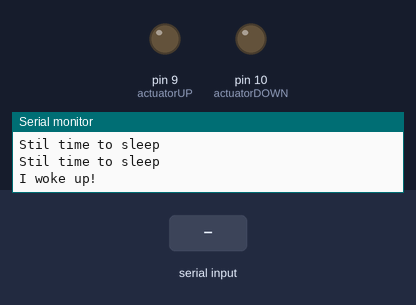
The sketch below on a simulated Arduino Uno, built with avr-gcc and run on an emulated ATmega328P. Shown: output pins drawn as LEDs (lit = HIGH), the last lines printed to the serial monitor. Inputs (shaded band) come from the test bench.

Above: at 10.3 s.
10.4 s: "up" received over the second serial link
At 12.9 s:
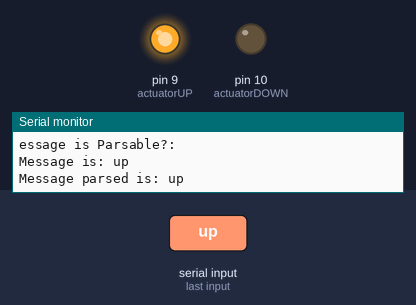
13.2 s: "down" received over the second serial link
At 15.6 s:
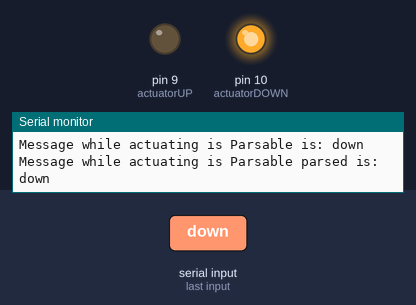
16.0 s: "stop" received over the second serial link
At 18.5 s:
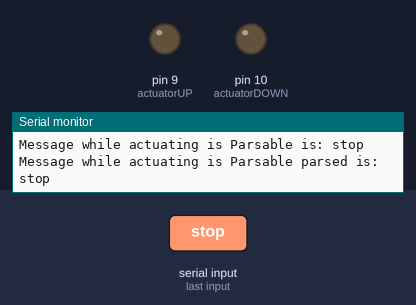
18.8 s: "1" received over the second serial link
21.5 s: "up" received over the second serial link
At 24.0 s:
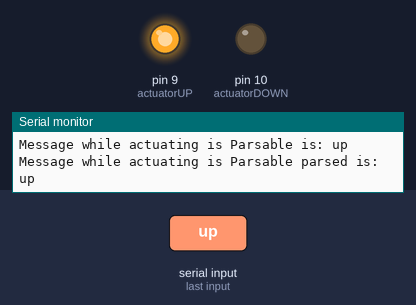
Timing chart, 0 to 51.3 s (numbered marks = the images above; inputs shaded):
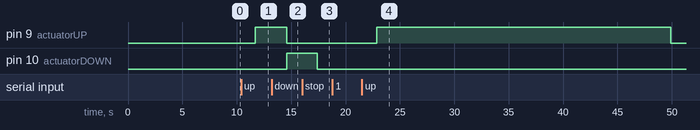

Measured:
- after the input at 10.4 s, pin 9 (actuatorUP): LOW → HIGH after 1.3 s
- after the input at 13.2 s, pin 9 (actuatorUP): HIGH → LOW after 1.4 s; pin 10 (actuatorDOWN): LOW → HIGH after 1.4 s
- after the input at 16.0 s, pin 10 (actuatorDOWN): HIGH → LOW after 1.4 s
- after the input at 21.5 s, pin 9 (actuatorUP): LOW → HIGH after 1.4 s, → LOW 27.0 s later

The sketch:

PersianCloser.ino
```cpp
#include <LowPower.h> //low power library
#include "DHT.h" //temperature sensor library
#include <SoftwareSerial.h> //serial communication for bluetooth

#define ble_vcc 8     //bluetooth +
#define ble_gnd 7     //bluetooth -
#define ble_TX 5      //bluetooth TX
#define ble_RX 6      //bluetooth RX
#define ble_status 4  // bluetooth status
#define actuatorUP 9
#define actuatorDOWN 10
#define test true
#define persian_duration 27000

SoftwareSerial ble(6, 5);

struct sleepStateMachine
{

  private:
    short numberOfSleep = 0;

  public:
    int getNumberOfSleep() {
      return numberOfSleep;
    }

    void increaseNumberOfsleep() {
      numberOfSleep++;
    };

    void resetNumberOfSleep() {
      numberOfSleep = 0;
    };

    void sleep()
    {
      LowPower.powerDown(SLEEP_2S, ADC_OFF, BOD_OFF);
    };
};


void setUpBLE()
{

  pinMode(ble_vcc, OUTPUT);
  pinMode(ble_gnd, OUTPUT);
  digitalWrite(ble_vcc, HIGH);
  digitalWrite(ble_gnd, LOW);
  pinMode(ble_status, INPUT);
  ble.begin(9600);

}

void dismissBLE()
{

  digitalWrite(ble_vcc, LOW);
  digitalWrite(ble_gnd, LOW);
  pinMode(ble_vcc, INPUT);
  pinMode(ble_gnd, INPUT);
  pinMode(ble_status, INPUT);
  ble.end();

}

String readFromBLE()
{
  String response = ble.readString();
  response.trim();

  return response;
}

struct MessageParser
{
  private:

  String message;
  String parsedMessage;
  bool parsable = false;

  public:

  String getMessage()
  {
    return message;
    };

  void setMessage(String m)
  {
    message = m;
    parseMessage();
    };

  boolean isParsable() {return parsable;}

  String getParsedMessage(){return parsedMessage;}

  String parseMessage()
  {

    if(message == "")
    {
      parsedMessage = "Error";
      }
    else
    {
      if(message == "up")
      {
        parsedMessage = "up";
        parsable = "true";
        }
        else if(message == "down")
        {
          parsedMessage = "down";
          parsable = "true";
          }
          else if(message == "stop")
          {
            parsedMessage = "stop";
            parsable = "true";
            }
            else
            {
              parsedMessage = "Error";
              parsable = "false";
              }
      }

      return parsedMessage;
    }

  void cleanParsedMessage()
  {
    message = "";
    parsedMessage = "";
    parsable = false;
    }

  };


///////////////// Actuators


void activateActuator(int actuator)
{
  digitalWrite(actuator, HIGH);
}

void deActivateActuator(int actuator)
{
  digitalWrite(actuator, LOW);
}


struct Actuators
{
  boolean actuatorsActive = false;
  String actuatorsState = "stop";

  void setActuator(String newState)
  {
    if(newState == "stop")
    {
      dismissActuators();
      actuatorsState = "stop";
      }
      else if (newState == "up" && actuatorsState != "up")
      {
        setUpActuators();
        activateActuator(actuatorUP);
        actuatorsState = "up";
        }
        else if (newState == "down" && actuatorsState != "down")
        {
          setUpActuators();
          activateActuator(actuatorDOWN);
          actuatorsState = "down";
          }
    }

  void setUpActuators()
  {

    pinMode(actuatorUP, OUTPUT);
    pinMode(actuatorDOWN, OUTPUT);
    digitalWrite(actuatorUP, LOW);
    digitalWrite(actuatorDOWN, LOW);

  }

  void dismissActuators()
  {

    digitalWrite(actuatorUP, LOW);
    digitalWrite(actuatorDOWN, LOW);
    pinMode(actuatorUP, INPUT);
    pinMode(actuatorDOWN, INPUT);
    actuatorsState = "stop";
  }
};

////////////////////Structs instances

struct sleepStateMachine sleepSM;
struct MessageParser messageParser;
struct Actuators persianActuator;

////////////////////SET UP

void setup() {

  if (test) {
    Serial.begin(9600); //uncomment to compare with serial monitor
  }

}

////////////////////LOOP

void loop()
{
  if (sleepSM.getNumberOfSleep() != 4)
  {

    //////////////// TEST
    ////// Writing information to serial port for tests purpose

    if (test)
    {
      Serial.println("Stil time to sleep");
      delay(300);
    }

    //////////////// PRODUCTION

    sleepSM.increaseNumberOfsleep();
    sleepSM.sleep();
  }
  else
  {
    /////////////// TEST
    ////// Writing information to serial port for tests purpose
    if (test)
    {
      Serial.println("I woke up!");
      delay(300);
    }

    ///////////// PRODUCTION

    setUpBLE();
    unsigned long timeBLEUp = millis();

    while ((millis() - timeBLEUp) < 3000)
    {
      if (ble.available() > 0) {

        delay(200); // Let message to fully arrive to ble

        messageParser.setMessage(readFromBLE());

        if (test)
        {
          Serial.println("Message is Parsable?: " + messageParser.isParsable());
          Serial.println("Message is: " + messageParser.getMessage());
          Serial.println("Message parsed is: " + messageParser.getParsedMessage());
          delay(100);
        }

        if(messageParser.isParsable())
        {
          ble.write("Ok");
          String newStateActuator = messageParser.getParsedMessage();
          persianActuator.setActuator(newStateActuator);
          messageParser.cleanParsedMessage();

          unsigned long timeActuatorUp = millis();

          while(( millis() - timeActuatorUp ) < persian_duration){

            if (ble.available() > 0) {
                delay(200); // Let message to fully arrive to ble
                messageParser.setMessage(readFromBLE());
                if(messageParser.isParsable())
                {
                  ble.write("Ok");

                  String newStateActuator = messageParser.getParsedMessage();

                  if (test)
                  {
                    Serial.println("Message while actuating is Parsable?: " + (String)messageParser.isParsable());
                    Serial.println("Message while actuating is Parsable is: " + messageParser.getMessage());
                    Serial.println("Message while actuating is Parsable parsed is: " + messageParser.getParsedMessage());
                    delay(100);
                  }

                  persianActuator.setActuator(newStateActuator);
                  if(newStateActuator == "stop")
                  {
                    timeActuatorUp = millis()-23000; // if the message is stop, wait for other 5 seconds for a new message
                    }
                    else
                    {
                      timeActuatorUp = millis();
                      }
                  messageParser.cleanParsedMessage();
                }
                else
                {
                  ble.write("Error");
                  messageParser.cleanParsedMessage();
                  }
              }
             }
             persianActuator.dismissActuators();
          }
          else
          {
            ble.write("Error");
            messageParser.cleanParsedMessage();
            }
      }
    }

    dismissBLE();
    sleepSM.resetNumberOfSleep();
    Serial.println("Number of Sleep resetted, time sleep again");

  }
}
//
//  Serial.println("Start to wait for a connection..." + String(millis()));
//
//
//  unsigned long time1 = millis();
//  while (digitalRead(ble_status) != HIGH)
//  {
//  }
//  ble.write("Hello!");
//  Serial.println("Connection established! time necessary: " + String(millis() - time1));
//  delay(1000);
//  if (ble.available() > 0) {
//    delay(200);  //wait that all characters are arrived
//    String bleInput = ble.readString();
//    bleInput.trim();
//
//    //Serial.println("abbiamo rivevuto come stringa dalla porta seriale: \"" + bleInput + "\"");
//    if (bleInput == "up")
//    {
//
//      ble.write("Roger");
//      digitalWrite(9, LOW);
//      digitalWrite(10, HIGH);
//    } else if (bleInput == "down")
//    {
//      ble.write("Roger");
//      digitalWrite(10, LOW);
//      digitalWrite(9, HIGH);
//    } else if (bleInput == "stop")
//    {
//      ble.write("Roger");
//      digitalWrite(9, LOW);
//      digitalWrite(10, LOW);
//    } else
//    {
//      ble.write("In che senso?");
//    }
//    delay(100); // wait that every is come
//  }
//
//
//  //digitalWrite(9,LOW);
//  //digitalWrite(10,LOW);
//
//  //switching off ble
//  pinMode(ble_gnd, INPUT);
//
//  //switching off ATMega
//  LowPower.powerDown(SLEEP_8S, ADC_OFF, BOD_OFF);
//
//  //switching bluetooth on again;
//  pinMode(ble_gnd, OUTPUT);
```
